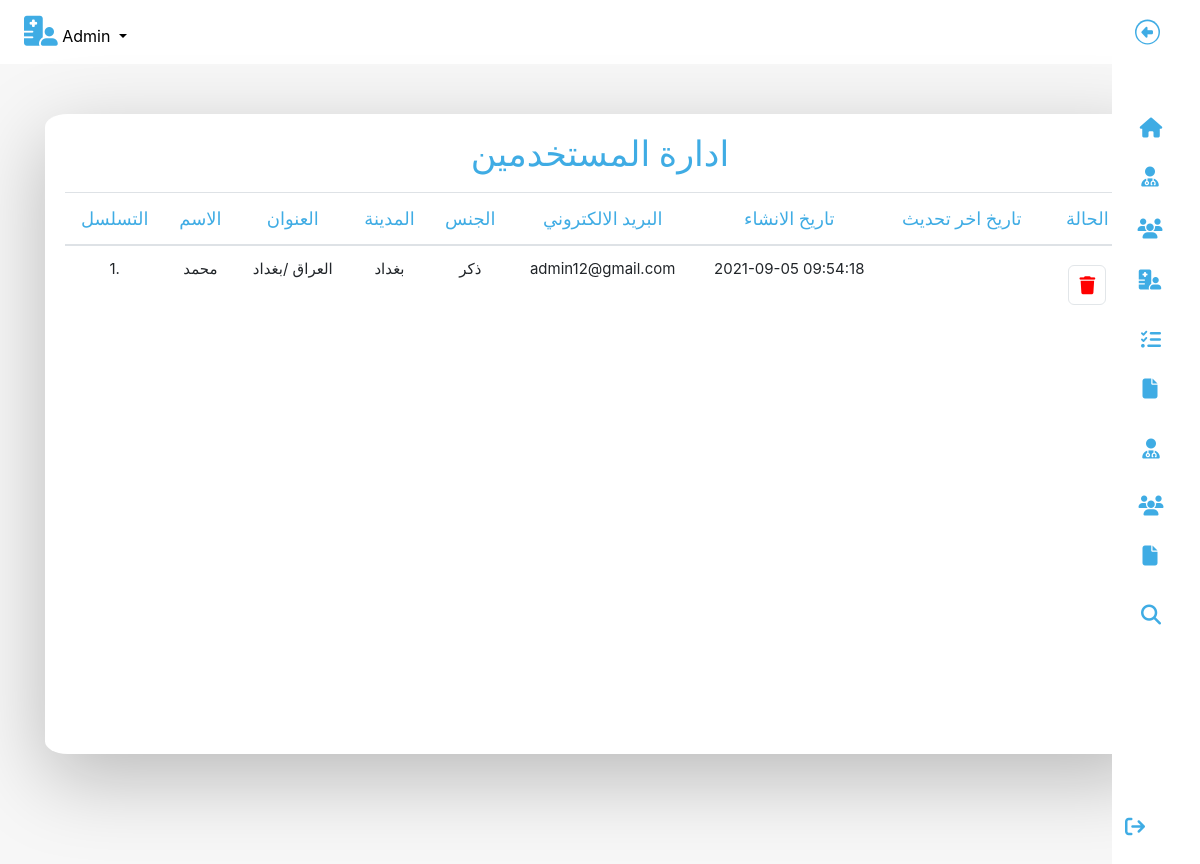
Page /hms/admin/manage-users.php (signed in) on the committed database.
### tables this page shows
CREATE TABLE `users` (
  `id` int(11) NOT NULL,
  `fullName` varchar(255) DEFAULT NULL,
  `address` longtext DEFAULT NULL,
  `city` varchar(255) DEFAULT NULL,
  `gender` varchar(255) DEFAULT NULL,
  `email` varchar(255) DEFAULT NULL,
  `password` varchar(255) DEFAULT NULL,
  `regDate` timestamp NULL DEFAULT current_timestamp(),
  `updationDate` timestamp NULL DEFAULT NULL ON UPDATE current_timestamp()
);

### hms/admin/manage-users.php (the view, shortened to what this page needs)
<?php
include('include/config.php');
?>
<!DOCTYPE html>
<html lang="en">
<head>
	<link rel="stylesheet" href="https://cdn.jsdelivr.net/npm/bootstrap@4.6.1/dist/css/bootstrap.min.css">
	<link rel="stylesheet" href="https://cdnjs.cloudflare.com/ajax/libs/font-awesome/6.1.1/css/all.min.css" />
	<link rel="stylesheet" href="../../css/style2.css">
</head>
<body>
	<div id="app">
		<?php include('include/sidebar.php'); ?>
		<div class="app-content">
			<?php include('include/header.php'); ?>
			<div class="main">
				<div class="container" id="container">
					<div class="tablediv">
						<h3 class="over-title margin-bottom-15">ادارة <span class="text-bold">المستخدمين</span></h3>
						<table class="table" id="sample-table-1">
							<thead>
								<tr>
									<th class="center">التسلسل</th>
									<th>الاسم</th>
									<th class="hidden-xs">العنوان</th>
									<th>المدينة</th>
									<th>الجنس </th>
									<th>البريد الالكتروني </th>
									<th>تاريخ الانشاء </th>
									<th>تاريخ اخر تحديث</th>
									<th>الحالة</th>
								</tr>
							</thead>
							<tbody>
								<?php
								$sql = mysqli_query($con, "select * from users");
								$cnt = 1;
								while ($row = mysqli_fetch_array($sql)) {
								?>
									<tr>
										<td class="center"><?php echo $cnt; ?>.</td>
										<td class="hidden-xs"><?php echo $row['fullName']; ?></td>
										<td><?php echo $row['address']; ?></td>
										<td><?php echo $row['city']; ?>
										</td>
										<td><?php echo $row['gender']; ?></td>
										<td><?php echo $row['email']; ?></td>
										<td><?php echo $row['regDate']; ?></td>
										<td><?php echo $row['updationDate']; ?>
										</td>
										<td>
											<div class="visible-md visible-lg hidden-sm hidden-xs">
												<a href="manage-users.php?id=<?php echo $row['id'] ?>&del=delete" onClick="return confirm('هل انت متاكد من حذف المستخدم هذا')" class="btn btn-transparent btn-xs tooltips" tooltip-placement="top" tooltip="Remove"><i class="fa-solid fa-trash tableicon"></i></a>
											</div>
										</td>
									</tr>
								<?php
									$cnt = $cnt + 1;
								} ?>
							</tbody>
						</table>
					</div>
				</div>
			</div>
		</div>
	</div>
</body>
</html>

### css/style2.css (style rules this page uses)
* { margin: 0; padding: 0; box-sizing: border-box; }
.main { background-color: #f7f7f7; min-height: 100vh; padding-top: 20px; }
.main h3 { text-align: center; color: #3face4; font-size: 35px; font-family: 'Amiri', serif; }
.tablediv { padding: 20px; text-align: right; background-color: white; margin: 30px auto; border-radius: 2%; border-bottom: 1px; box-shadow: 0 24px 80px hsla(0, 0%, 0%, 0.25); overflow-x: auto; min-height: 80vh; }
.tablediv table th { color: #3face4; font-size: 18px; font-family: 'Amiri', serif; font-weight: 200; text-align: center; }
.tablediv table td { font-size: 15px; text-align: center; }
.tableicon.fa-trash { border: 1px solid #e2e6e9; border-radius: 6px; padding: 10px; font-size: 18px; color: red; }

### rows in the picture
users: fullName "محمد", address "العراق /بغداد", city "بغداد", gender "ذكر", email "admin12@gmail.com", regDate "2021-09-05 09:54:18"
